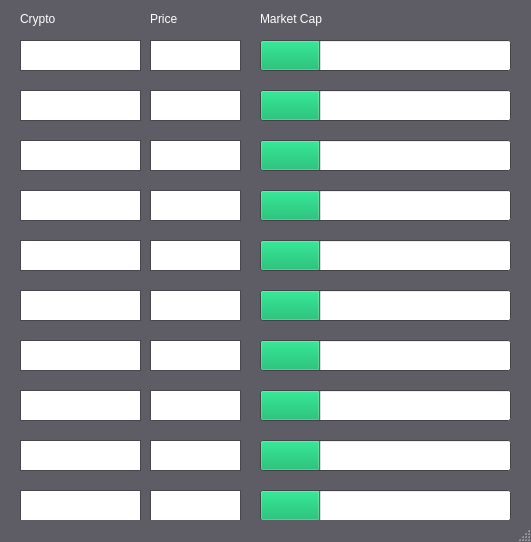
<?xml version="1.0" encoding="UTF-8"?>
<ui version="4.0">
 <class>MainWindow</class>
 <widget class="QMainWindow" name="MainWindow">
  <property name="geometry">
   <rect>
    <x>0</x>
    <y>0</y>
    <width>531</width>
    <height>542</height>
   </rect>
  </property>
  <property name="sizePolicy">
   <sizepolicy hsizetype="Fixed" vsizetype="Fixed">
    <horstretch>0</horstretch>
    <verstretch>0</verstretch>
   </sizepolicy>
  </property>
  <property name="minimumSize">
   <size>
    <width>531</width>
    <height>542</height>
   </size>
  </property>
  <property name="maximumSize">
   <size>
    <width>531</width>
    <height>542</height>
   </size>
  </property>
  <property name="palette">
   <palette>
    <active>
     <colorrole role="WindowText">
      <brush brushstyle="SolidPattern">
       <color alpha="255">
        <red>255</red>
        <green>255</green>
        <blue>255</blue>
       </color>
      </brush>
     </colorrole>
     <colorrole role="Dark">
      <brush brushstyle="SolidPattern">
       <color alpha="255">
        <red>219</red>
        <green>218</green>
        <blue>218</blue>
       </color>
      </brush>
     </colorrole>
     <colorrole role="Text">
      <brush brushstyle="SolidPattern">
       <color alpha="255">
        <red>0</red>
        <green>0</green>
        <blue>0</blue>
       </color>
      </brush>
     </colorrole>
     <colorrole role="ButtonText">
      <brush brushstyle="SolidPattern">
       <color alpha="255">
        <red>255</red>
        <green>255</green>
        <blue>255</blue>
       </color>
      </brush>
     </colorrole>
     <colorrole role="Window">
      <brush brushstyle="SolidPattern">
       <color alpha="255">
        <red>94</red>
        <green>92</green>
        <blue>100</blue>
       </color>
      </brush>
     </colorrole>
     <colorrole role="Highlight">
      <brush brushstyle="SolidPattern">
       <color alpha="255">
        <red>46</red>
        <green>194</green>
        <blue>126</blue>
       </color>
      </brush>
     </colorrole>
     <colorrole role="Link">
      <brush brushstyle="SolidPattern">
       <color alpha="255">
        <red>38</red>
        <green>162</green>
        <blue>105</blue>
       </color>
      </brush>
     </colorrole>
     <colorrole role="ToolTipText">
      <brush brushstyle="SolidPattern">
       <color alpha="255">
        <red>255</red>
        <green>255</green>
        <blue>255</blue>
       </color>
      </brush>
     </colorrole>
     <colorrole role="Accent">
      <brush brushstyle="SolidPattern">
       <color alpha="255">
        <red>38</red>
        <green>162</green>
        <blue>105</blue>
       </color>
      </brush>
     </colorrole>
    </active>
    <inactive>
     <colorrole role="WindowText">
      <brush brushstyle="SolidPattern">
       <color alpha="255">
        <red>255</red>
        <green>255</green>
        <blue>255</blue>
       </color>
      </brush>
     </colorrole>
     <colorrole role="Dark">
      <brush brushstyle="SolidPattern">
       <color alpha="255">
        <red>219</red>
        <green>218</green>
        <blue>218</blue>
       </color>
      </brush>
     </colorrole>
     <colorrole role="Text">
      <brush brushstyle="SolidPattern">
       <color alpha="255">
        <red>0</red>
        <green>0</green>
        <blue>0</blue>
       </color>
      </brush>
     </colorrole>
     <colorrole role="ButtonText">
      <brush brushstyle="SolidPattern">
       <color alpha="255">
        <red>255</red>
        <green>255</green>
        <blue>255</blue>
       </color>
      </brush>
     </colorrole>
     <colorrole role="Window">
      <brush brushstyle="SolidPattern">
       <color alpha="255">
        <red>94</red>
        <green>92</green>
        <blue>100</blue>
       </color>
      </brush>
     </colorrole>
     <colorrole role="Highlight">
      <brush brushstyle="SolidPattern">
       <color alpha="255">
        <red>46</red>
        <green>194</green>
        <blue>126</blue>
       </color>
      </brush>
     </colorrole>
     <colorrole role="Link">
      <brush brushstyle="SolidPattern">
       <color alpha="255">
        <red>38</red>
        <green>162</green>
        <blue>105</blue>
       </color>
      </brush>
     </colorrole>
     <colorrole role="ToolTipText">
      <brush brushstyle="SolidPattern">
       <color alpha="255">
        <red>255</red>
        <green>255</green>
        <blue>255</blue>
       </color>
      </brush>
     </colorrole>
     <colorrole role="Accent">
      <brush brushstyle="SolidPattern">
       <color alpha="255">
        <red>38</red>
        <green>162</green>
        <blue>105</blue>
       </color>
      </brush>
     </colorrole>
    </inactive>
    <disabled>
     <colorrole role="WindowText">
      <brush brushstyle="SolidPattern">
       <color alpha="255">
        <red>219</red>
        <green>218</green>
        <blue>218</blue>
       </color>
      </brush>
     </colorrole>
     <colorrole role="Dark">
      <brush brushstyle="SolidPattern">
       <color alpha="255">
        <red>219</red>
        <green>218</green>
        <blue>218</blue>
       </color>
      </brush>
     </colorrole>
     <colorrole role="Text">
      <brush brushstyle="SolidPattern">
       <color alpha="255">
        <red>219</red>
        <green>218</green>
        <blue>218</blue>
       </color>
      </brush>
     </colorrole>
     <colorrole role="ButtonText">
      <brush brushstyle="SolidPattern">
       <color alpha="255">
        <red>219</red>
        <green>218</green>
        <blue>218</blue>
       </color>
      </brush>
     </colorrole>
     <colorrole role="Base">
      <brush brushstyle="SolidPattern">
       <color alpha="255">
        <red>94</red>
        <green>92</green>
        <blue>100</blue>
       </color>
      </brush>
     </colorrole>
     <colorrole role="Window">
      <brush brushstyle="SolidPattern">
       <color alpha="255">
        <red>94</red>
        <green>92</green>
        <blue>100</blue>
       </color>
      </brush>
     </colorrole>
     <colorrole role="Link">
      <brush brushstyle="SolidPattern">
       <color alpha="255">
        <red>38</red>
        <green>162</green>
        <blue>105</blue>
       </color>
      </brush>
     </colorrole>
     <colorrole role="ToolTipText">
      <brush brushstyle="SolidPattern">
       <color alpha="255">
        <red>255</red>
        <green>255</green>
        <blue>255</blue>
       </color>
      </brush>
     </colorrole>
     <colorrole role="Accent">
      <brush brushstyle="SolidPattern">
       <color alpha="255">
        <red>38</red>
        <green>162</green>
        <blue>105</blue>
       </color>
      </brush>
     </colorrole>
    </disabled>
   </palette>
  </property>
  <property name="windowTitle">
   <string>Crypto Web Scraper</string>
  </property>
  <property name="autoFillBackground">
   <bool>false</bool>
  </property>
  <widget class="QWidget" name="centralwidget">
   <widget class="QTextEdit" name="name_1">
    <property name="geometry">
     <rect>
      <x>20</x>
      <y>40</y>
      <width>121</width>
      <height>31</height>
     </rect>
    </property>
    <property name="readOnly">
     <bool>true</bool>
    </property>
   </widget>
   <widget class="QTextEdit" name="name_2">
    <property name="geometry">
     <rect>
      <x>20</x>
      <y>90</y>
      <width>121</width>
      <height>31</height>
     </rect>
    </property>
    <property name="readOnly">
     <bool>true</bool>
    </property>
   </widget>
   <widget class="QTextEdit" name="name_3">
    <property name="geometry">
     <rect>
      <x>20</x>
      <y>140</y>
      <width>121</width>
      <height>31</height>
     </rect>
    </property>
    <property name="readOnly">
     <bool>true</bool>
    </property>
   </widget>
   <widget class="QTextEdit" name="name_4">
    <property name="geometry">
     <rect>
      <x>20</x>
      <y>190</y>
      <width>121</width>
      <height>31</height>
     </rect>
    </property>
    <property name="readOnly">
     <bool>true</bool>
    </property>
   </widget>
   <widget class="QTextEdit" name="name_5">
    <property name="geometry">
     <rect>
      <x>20</x>
      <y>240</y>
      <width>121</width>
      <height>31</height>
     </rect>
    </property>
    <property name="readOnly">
     <bool>true</bool>
    </property>
   </widget>
   <widget class="QTextEdit" name="name_6">
    <property name="geometry">
     <rect>
      <x>20</x>
      <y>290</y>
      <width>121</width>
      <height>31</height>
     </rect>
    </property>
    <property name="readOnly">
     <bool>true</bool>
    </property>
   </widget>
   <widget class="QTextEdit" name="name_7">
    <property name="geometry">
     <rect>
      <x>20</x>
      <y>340</y>
      <width>121</width>
      <height>31</height>
     </rect>
    </property>
    <property name="readOnly">
     <bool>true</bool>
    </property>
   </widget>
   <widget class="QTextEdit" name="name_8">
    <property name="geometry">
     <rect>
      <x>20</x>
      <y>390</y>
      <width>121</width>
      <height>31</height>
     </rect>
    </property>
    <property name="readOnly">
     <bool>true</bool>
    </property>
   </widget>
   <widget class="QTextEdit" name="name_10">
    <property name="geometry">
     <rect>
      <x>20</x>
      <y>490</y>
      <width>121</width>
      <height>31</height>
     </rect>
    </property>
    <property name="readOnly">
     <bool>true</bool>
    </property>
   </widget>
   <widget class="QTextEdit" name="name_9">
    <property name="geometry">
     <rect>
      <x>20</x>
      <y>440</y>
      <width>121</width>
      <height>31</height>
     </rect>
    </property>
    <property name="readOnly">
     <bool>true</bool>
    </property>
   </widget>
   <widget class="QProgressBar" name="market_cap_1">
    <property name="geometry">
     <rect>
      <x>260</x>
      <y>40</y>
      <width>251</width>
      <height>31</height>
     </rect>
    </property>
    <property name="font">
     <font>
      <pointsize>10</pointsize>
     </font>
    </property>
    <property name="value">
     <number>24</number>
    </property>
    <property name="textVisible">
     <bool>false</bool>
    </property>
   </widget>
   <widget class="QProgressBar" name="market_cap_2">
    <property name="geometry">
     <rect>
      <x>260</x>
      <y>90</y>
      <width>251</width>
      <height>31</height>
     </rect>
    </property>
    <property name="font">
     <font>
      <pointsize>10</pointsize>
     </font>
    </property>
    <property name="value">
     <number>24</number>
    </property>
    <property name="textVisible">
     <bool>false</bool>
    </property>
   </widget>
   <widget class="QProgressBar" name="market_cap_3">
    <property name="geometry">
     <rect>
      <x>260</x>
      <y>140</y>
      <width>251</width>
      <height>31</height>
     </rect>
    </property>
    <property name="font">
     <font>
      <pointsize>10</pointsize>
     </font>
    </property>
    <property name="value">
     <number>24</number>
    </property>
    <property name="textVisible">
     <bool>false</bool>
    </property>
   </widget>
   <widget class="QProgressBar" name="market_cap_4">
    <property name="geometry">
     <rect>
      <x>260</x>
      <y>190</y>
      <width>251</width>
      <height>31</height>
     </rect>
    </property>
    <property name="font">
     <font>
      <pointsize>10</pointsize>
     </font>
    </property>
    <property name="value">
     <number>24</number>
    </property>
    <property name="textVisible">
     <bool>false</bool>
    </property>
   </widget>
   <widget class="QProgressBar" name="market_cap_5">
    <property name="geometry">
     <rect>
      <x>260</x>
      <y>240</y>
      <width>251</width>
      <height>31</height>
     </rect>
    </property>
    <property name="font">
     <font>
      <pointsize>10</pointsize>
     </font>
    </property>
    <property name="value">
     <number>24</number>
    </property>
    <property name="textVisible">
     <bool>false</bool>
    </property>
   </widget>
   <widget class="QProgressBar" name="market_cap_6">
    <property name="geometry">
     <rect>
      <x>260</x>
      <y>290</y>
      <width>251</width>
      <height>31</height>
     </rect>
    </property>
    <property name="font">
     <font>
      <pointsize>10</pointsize>
     </font>
    </property>
    <property name="value">
     <number>24</number>
    </property>
    <property name="textVisible">
     <bool>false</bool>
    </property>
   </widget>
   <widget class="QProgressBar" name="market_cap_7">
    <property name="geometry">
     <rect>
      <x>260</x>
      <y>340</y>
      <width>251</width>
      <height>31</height>
     </rect>
    </property>
    <property name="font">
     <font>
      <pointsize>10</pointsize>
     </font>
    </property>
    <property name="value">
     <number>24</number>
    </property>
    <property name="textVisible">
     <bool>false</bool>
    </property>
   </widget>
   <widget class="QProgressBar" name="market_cap_8">
    <property name="geometry">
     <rect>
      <x>260</x>
      <y>390</y>
      <width>251</width>
      <height>31</height>
     </rect>
    </property>
    <property name="font">
     <font>
      <pointsize>10</pointsize>
     </font>
    </property>
    <property name="value">
     <number>24</number>
    </property>
    <property name="textVisible">
     <bool>false</bool>
    </property>
   </widget>
   <widget class="QProgressBar" name="market_cap_9">
    <property name="geometry">
     <rect>
      <x>260</x>
      <y>440</y>
      <width>251</width>
      <height>31</height>
     </rect>
    </property>
    <property name="font">
     <font>
      <pointsize>10</pointsize>
     </font>
    </property>
    <property name="value">
     <number>24</number>
    </property>
    <property name="textVisible">
     <bool>false</bool>
    </property>
   </widget>
   <widget class="QProgressBar" name="market_cap_10">
    <property name="geometry">
     <rect>
      <x>260</x>
      <y>490</y>
      <width>251</width>
      <height>31</height>
     </rect>
    </property>
    <property name="font">
     <font>
      <pointsize>10</pointsize>
     </font>
    </property>
    <property name="value">
     <number>24</number>
    </property>
    <property name="textVisible">
     <bool>false</bool>
    </property>
   </widget>
   <widget class="QTextEdit" name="price_1">
    <property name="geometry">
     <rect>
      <x>150</x>
      <y>40</y>
      <width>91</width>
      <height>31</height>
     </rect>
    </property>
    <property name="readOnly">
     <bool>true</bool>
    </property>
   </widget>
   <widget class="QTextEdit" name="price_2">
    <property name="geometry">
     <rect>
      <x>150</x>
      <y>90</y>
      <width>91</width>
      <height>31</height>
     </rect>
    </property>
    <property name="readOnly">
     <bool>true</bool>
    </property>
   </widget>
   <widget class="QTextEdit" name="price_3">
    <property name="geometry">
     <rect>
      <x>150</x>
      <y>140</y>
      <width>91</width>
      <height>31</height>
     </rect>
    </property>
    <property name="readOnly">
     <bool>true</bool>
    </property>
   </widget>
   <widget class="QTextEdit" name="price_4">
    <property name="geometry">
     <rect>
      <x>150</x>
      <y>190</y>
      <width>91</width>
      <height>31</height>
     </rect>
    </property>
    <property name="readOnly">
     <bool>true</bool>
    </property>
   </widget>
   <widget class="QTextEdit" name="price_5">
    <property name="geometry">
     <rect>
      <x>150</x>
      <y>240</y>
      <width>91</width>
      <height>31</height>
     </rect>
    </property>
    <property name="readOnly">
     <bool>true</bool>
    </property>
   </widget>
   <widget class="QTextEdit" name="price_6">
    <property name="geometry">
     <rect>
      <x>150</x>
      <y>290</y>
      <width>91</width>
      <height>31</height>
     </rect>
    </property>
    <property name="readOnly">
     <bool>true</bool>
    </property>
   </widget>
   <widget class="QTextEdit" name="price_7">
    <property name="geometry">
     <rect>
      <x>150</x>
      <y>340</y>
      <width>91</width>
      <height>31</height>
     </rect>
    </property>
    <property name="readOnly">
     <bool>true</bool>
    </property>
   </widget>
   <widget class="QTextEdit" name="price_8">
    <property name="geometry">
     <rect>
      <x>150</x>
      <y>390</y>
      <width>91</width>
      <height>31</height>
     </rect>
    </property>
    <property name="readOnly">
     <bool>true</bool>
    </property>
   </widget>
   <widget class="QTextEdit" name="price_9">
    <property name="geometry">
     <rect>
      <x>150</x>
      <y>440</y>
      <width>91</width>
      <height>31</height>
     </rect>
    </property>
    <property name="readOnly">
     <bool>true</bool>
    </property>
   </widget>
   <widget class="QTextEdit" name="price_10">
    <property name="geometry">
     <rect>
      <x>150</x>
      <y>490</y>
      <width>91</width>
      <height>31</height>
     </rect>
    </property>
    <property name="readOnly">
     <bool>true</bool>
    </property>
   </widget>
   <widget class="QLabel" name="label">
    <property name="geometry">
     <rect>
      <x>20</x>
      <y>10</y>
      <width>66</width>
      <height>18</height>
     </rect>
    </property>
    <property name="text">
     <string>Crypto</string>
    </property>
   </widget>
   <widget class="QLabel" name="label_2">
    <property name="geometry">
     <rect>
      <x>150</x>
      <y>10</y>
      <width>66</width>
      <height>18</height>
     </rect>
    </property>
    <property name="text">
     <string>Price</string>
    </property>
   </widget>
   <widget class="QLabel" name="label_3">
    <property name="geometry">
     <rect>
      <x>260</x>
      <y>10</y>
      <width>91</width>
      <height>18</height>
     </rect>
    </property>
    <property name="text">
     <string>Market Cap</string>
    </property>
   </widget>
  </widget>
  <widget class="QStatusBar" name="statusbar"/>
  <action name="actionCrypto">
   <property name="text">
    <string>Crypto</string>
   </property>
  </action>
  <action name="actionNFT">
   <property name="text">
    <string>NFT</string>
   </property>
  </action>
 </widget>
 <resources/>
 <connections/>
</ui>
